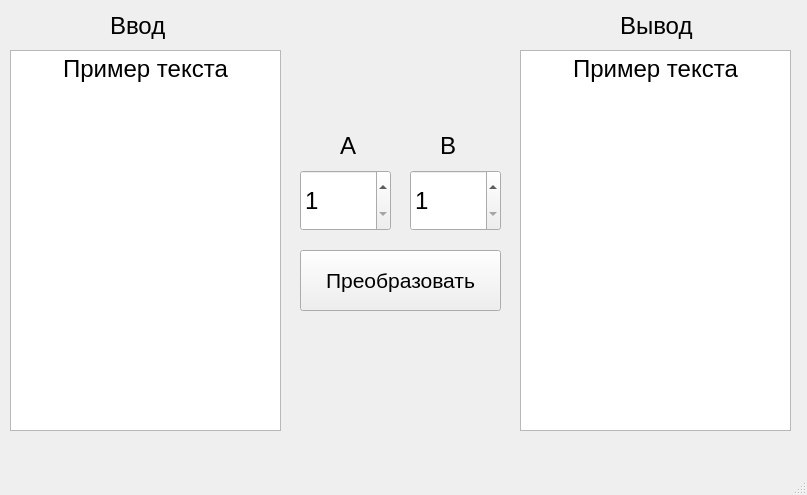
<?xml version="1.0" encoding="UTF-8"?>
<ui version="4.0">
 <class>MainWindow</class>
 <widget class="QMainWindow" name="MainWindow">
  <property name="geometry">
   <rect>
    <x>0</x>
    <y>0</y>
    <width>807</width>
    <height>495</height>
   </rect>
  </property>
  <property name="sizePolicy">
   <sizepolicy hsizetype="Fixed" vsizetype="Minimum">
    <horstretch>0</horstretch>
    <verstretch>0</verstretch>
   </sizepolicy>
  </property>
  <property name="minimumSize">
   <size>
    <width>807</width>
    <height>495</height>
   </size>
  </property>
  <property name="maximumSize">
   <size>
    <width>807</width>
    <height>495</height>
   </size>
  </property>
  <property name="windowTitle">
   <string>MainWindow</string>
  </property>
  <widget class="QWidget" name="centralwidget">
   <widget class="QTextEdit" name="input">
    <property name="geometry">
     <rect>
      <x>10</x>
      <y>50</y>
      <width>271</width>
      <height>381</height>
     </rect>
    </property>
    <property name="html">
     <string>&lt;!DOCTYPE HTML PUBLIC &quot;-//W3C//DTD HTML 4.0//EN&quot; &quot;http://www.w3.org/TR/REC-html40/strict.dtd&quot;&gt;
&lt;html&gt;&lt;head&gt;&lt;meta name=&quot;qrichtext&quot; content=&quot;1&quot; /&gt;&lt;style type=&quot;text/css&quot;&gt;
p, li { white-space: pre-wrap; }
&lt;/style&gt;&lt;/head&gt;&lt;body style=&quot; font-family:'MS Shell Dlg 2'; font-size:8.25pt; font-weight:400; font-style:normal;&quot;&gt;
&lt;p align=&quot;center&quot; style=&quot; margin-top:0px; margin-bottom:0px; margin-left:0px; margin-right:0px; -qt-block-indent:0; text-indent:0px;&quot;&gt;&lt;span style=&quot; font-size:18pt;&quot;&gt;Пример текста&lt;/span&gt;&lt;/p&gt;&lt;/body&gt;&lt;/html&gt;</string>
    </property>
   </widget>
   <widget class="QPushButton" name="transformButton">
    <property name="geometry">
     <rect>
      <x>300</x>
      <y>250</y>
      <width>201</width>
      <height>61</height>
     </rect>
    </property>
    <property name="font">
     <font>
      <pointsize>16</pointsize>
     </font>
    </property>
    <property name="text">
     <string>Преобразовать</string>
    </property>
   </widget>
   <widget class="QSpinBox" name="a">
    <property name="geometry">
     <rect>
      <x>300</x>
      <y>170</y>
      <width>91</width>
      <height>61</height>
     </rect>
    </property>
    <property name="font">
     <font>
      <pointsize>18</pointsize>
     </font>
    </property>
    <property name="minimum">
     <number>1</number>
    </property>
   </widget>
   <widget class="QSpinBox" name="b">
    <property name="geometry">
     <rect>
      <x>410</x>
      <y>170</y>
      <width>91</width>
      <height>61</height>
     </rect>
    </property>
    <property name="font">
     <font>
      <pointsize>18</pointsize>
     </font>
    </property>
    <property name="minimum">
     <number>1</number>
    </property>
   </widget>
   <widget class="QLabel" name="label">
    <property name="geometry">
     <rect>
      <x>340</x>
      <y>130</y>
      <width>51</width>
      <height>31</height>
     </rect>
    </property>
    <property name="font">
     <font>
      <pointsize>18</pointsize>
     </font>
    </property>
    <property name="text">
     <string>A</string>
    </property>
   </widget>
   <widget class="QLabel" name="label_2">
    <property name="geometry">
     <rect>
      <x>440</x>
      <y>130</y>
      <width>51</width>
      <height>31</height>
     </rect>
    </property>
    <property name="font">
     <font>
      <pointsize>18</pointsize>
     </font>
    </property>
    <property name="text">
     <string>B</string>
    </property>
   </widget>
   <widget class="QTextEdit" name="output">
    <property name="geometry">
     <rect>
      <x>520</x>
      <y>50</y>
      <width>271</width>
      <height>381</height>
     </rect>
    </property>
    <property name="readOnly">
     <bool>true</bool>
    </property>
    <property name="html">
     <string>&lt;!DOCTYPE HTML PUBLIC &quot;-//W3C//DTD HTML 4.0//EN&quot; &quot;http://www.w3.org/TR/REC-html40/strict.dtd&quot;&gt;
&lt;html&gt;&lt;head&gt;&lt;meta name=&quot;qrichtext&quot; content=&quot;1&quot; /&gt;&lt;style type=&quot;text/css&quot;&gt;
p, li { white-space: pre-wrap; }
&lt;/style&gt;&lt;/head&gt;&lt;body style=&quot; font-family:'MS Shell Dlg 2'; font-size:8.25pt; font-weight:400; font-style:normal;&quot;&gt;
&lt;p align=&quot;center&quot; style=&quot; margin-top:0px; margin-bottom:0px; margin-left:0px; margin-right:0px; -qt-block-indent:0; text-indent:0px;&quot;&gt;&lt;span style=&quot; font-size:18pt;&quot;&gt;Пример текста&lt;/span&gt;&lt;/p&gt;&lt;/body&gt;&lt;/html&gt;</string>
    </property>
   </widget>
   <widget class="QLabel" name="label_3">
    <property name="geometry">
     <rect>
      <x>110</x>
      <y>10</y>
      <width>171</width>
      <height>31</height>
     </rect>
    </property>
    <property name="font">
     <font>
      <pointsize>18</pointsize>
     </font>
    </property>
    <property name="text">
     <string>Ввод</string>
    </property>
   </widget>
   <widget class="QLabel" name="label_4">
    <property name="geometry">
     <rect>
      <x>620</x>
      <y>10</y>
      <width>171</width>
      <height>31</height>
     </rect>
    </property>
    <property name="font">
     <font>
      <pointsize>18</pointsize>
     </font>
    </property>
    <property name="text">
     <string>Вывод</string>
    </property>
   </widget>
  </widget>
  <widget class="QMenuBar" name="menubar">
   <property name="geometry">
    <rect>
     <x>0</x>
     <y>0</y>
     <width>807</width>
     <height>21</height>
    </rect>
   </property>
  </widget>
  <widget class="QStatusBar" name="statusbar"/>
 </widget>
 <resources/>
 <connections/>
</ui>
